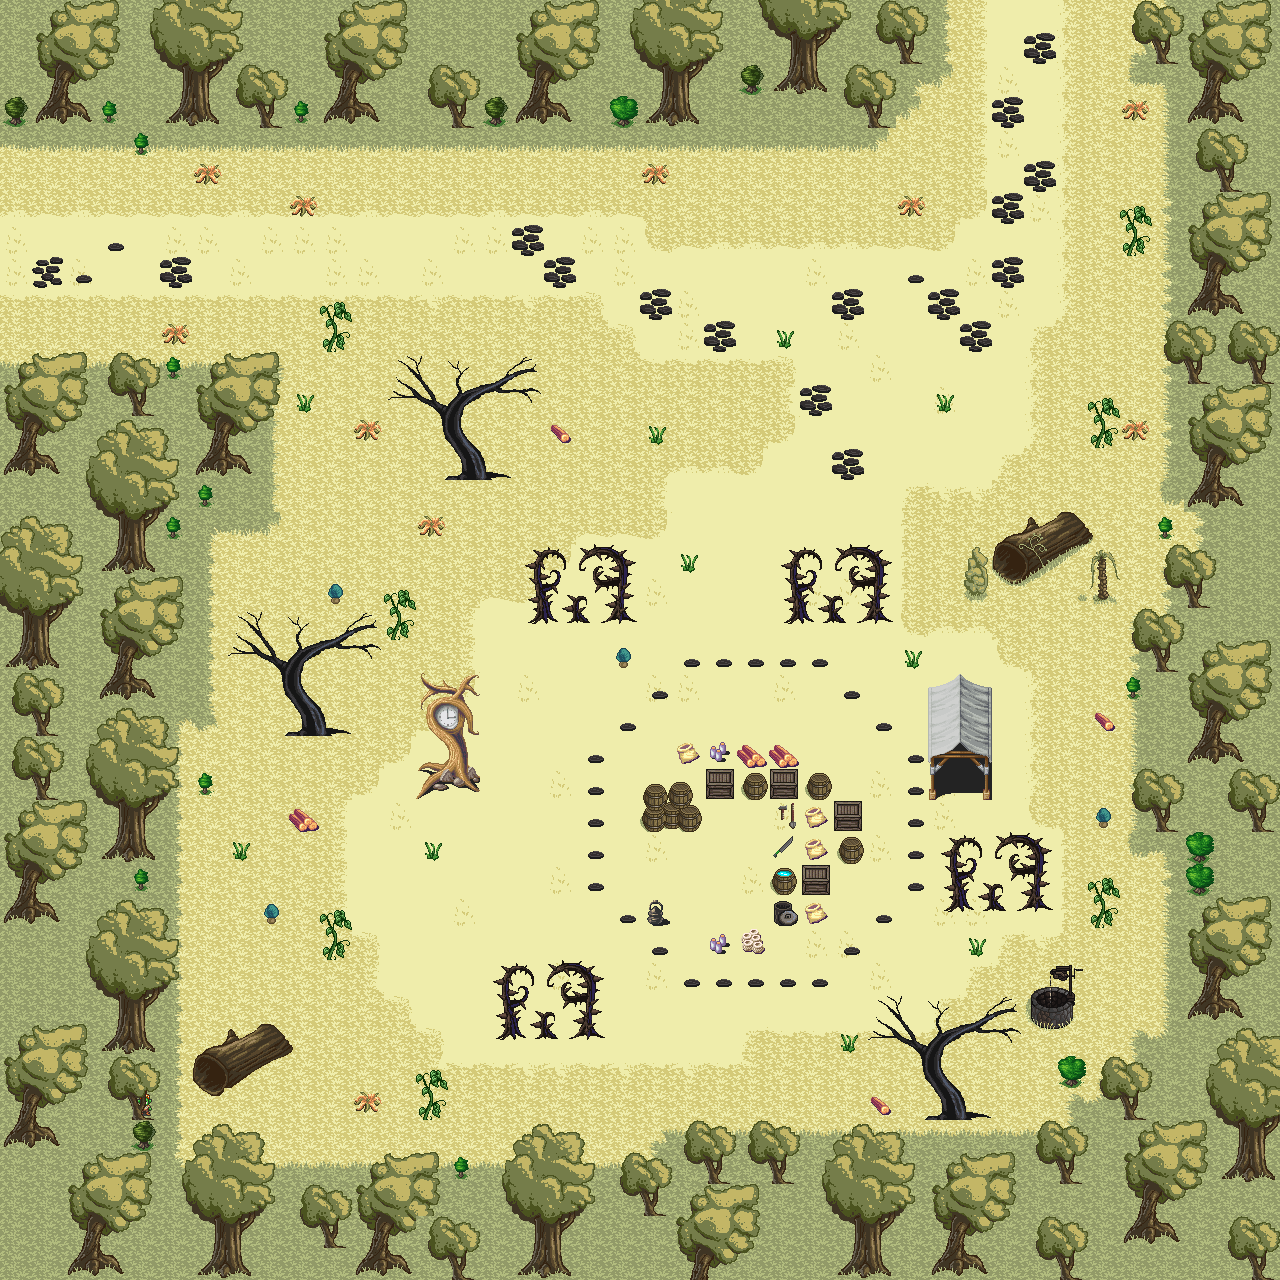

Tiled map render using the project's own tile images. Description and the map definition, with tile-layer contents summarised, below:
An orthogonal 40x40 tile map with 32x32 px tiles, 4 tile layers (Gras, Steine und Sträuche, Collision, Battle), 6 tilesets and 4 objects (sphawe, spwo, exhawe, exwo).

<map version="1.0" orientation="orthogonal" renderorder="right-down" width="40" height="40" tilewidth="32" tileheight="32" nextobjectid="7">
 <tileset firstgid="1" name="225835_hyptosis_tile-art-batch-1" tilewidth="32" tileheight="32" tilecount="900" columns="30">
  <image source="../Downloads/hyptosis tiles/225835_hyptosis_tile-art-batch-1.png" width="960" height="960" />
 </tileset>
 <tileset firstgid="901" name="225836_hyptosis_til-art-batch-2" tilewidth="32" tileheight="32" tilecount="900" columns="30">
  <image source="../Downloads/hyptosis tiles/225836_hyptosis_til-art-batch-2.png" width="960" height="960" />
 </tileset>
 <tileset firstgid="1801" name="225837_hyptosis_tile-art-batch-3" tilewidth="32" tileheight="32" tilecount="900" columns="30">
  <image source="../Downloads/hyptosis tiles/225837_hyptosis_tile-art-batch-3.png" width="960" height="960" />
 </tileset>
 <tileset firstgid="2701" name="225838_hyptosis_tile-art-batch-4" tilewidth="32" tileheight="32" tilecount="900" columns="30">
  <image source="../Downloads/hyptosis tiles/225838_hyptosis_tile-art-batch-4.png" width="960" height="960" />
 </tileset>
 <tileset firstgid="3601" name="225839_hyptosis_tile-art-batch-5" tilewidth="32" tileheight="32" tilecount="722" columns="19">
  <image source="../Downloads/hyptosis tiles/225839_hyptosis_tile-art-batch-5.png" width="636" height="1219" />
 </tileset>
 <tileset firstgid="4323" name="225842_hyptosis_sprites-and-tiles-for-you" tilewidth="32" tileheight="32" tilecount="900" columns="30">
  <image source="../Downloads/hyptosis tiles/225842_hyptosis_sprites-and-tiles-for-you.png" width="960" height="960" />
 </tileset>
 <layer name="Gras" width="40" height="40">
  <data>[1600 cells, 1600 non-empty, 44 distinct tile ids]</data>
 </layer>
 <layer name="Steine und Sträuche" width="40" height="40">
  <data>[1600 cells, 60 non-empty, 7 distinct tile ids]</data>
 </layer>
 <layer name="Collision" width="40" height="40">
  <data>[1600 cells, 653 non-empty, 122 distinct tile ids]</data>
 </layer>
 <objectgroup name="Spawnpoints">
  <object id="4" name="sphawe" x="24" y="240" width="32" height="32" />
  <object id="6" name="spwo" x="1008" y="24" width="32" height="32" />
 </objectgroup>
 <objectgroup name="Exitpoints">
  <object id="1" name="exhawe" x="-8" y="136" width="24" height="218.333" />
  <object id="2" name="exwo" x="928" y="-16" width="201" height="26" />
 </objectgroup>
 <layer name="Battle" width="40" height="40">
  <data>[1600 cells, 0 non-empty, 0 distinct tile ids]</data>
 </layer>
</map>
